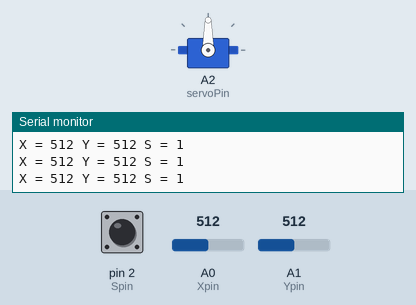
Simulated run of this sketch. Board: Arduino Uno, built with avr-gcc and run on an emulated ATmega328P. Shown: servo, the last lines printed to the serial monitor. Inputs (shaded band) come from the test bench; at power-on: A0 (Xpin) = 512, pin 2 (Spin) HIGH, A1 (Ypin) = 512.

Above: at 1.2 s.
1.3 s: A0 (Xpin) set to 716
At 2.9 s:
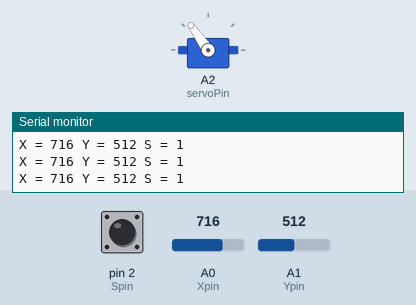
3.2 s: pin 2 (Spin) pulled LOW for 0.3 s
At 3.63 s:
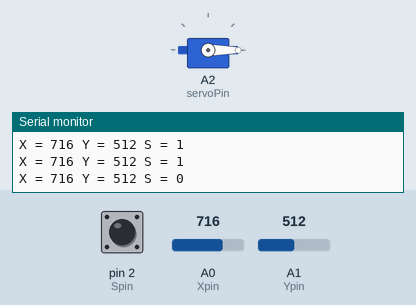
5.2 s: A0 (Xpin) set to 900
At 6.7 s:
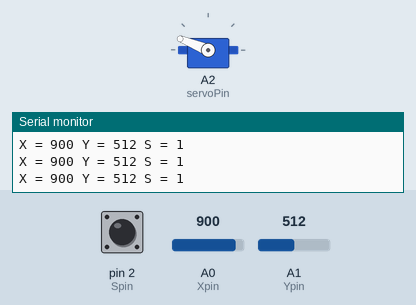
7.0 s: A0 (Xpin) set to 1023
At 7.7 s:
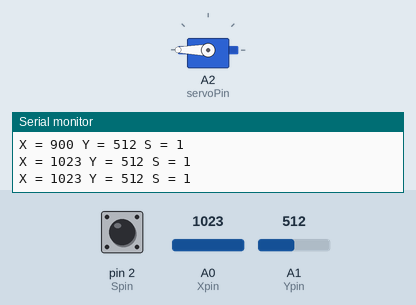
8.7 s: A0 (Xpin) set to 306
At 9.9 s:
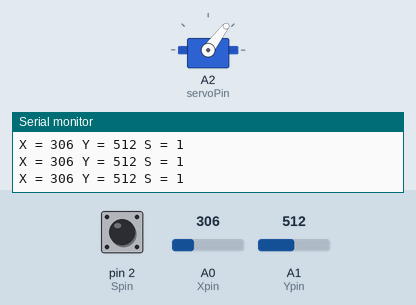
10.5 s: A0 (Xpin) set to 122
At 12.0 s:
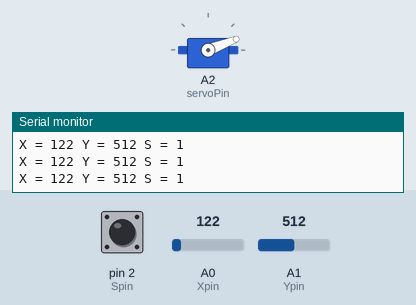
Timing chart, 0 to 13.2 s (numbered marks = the images above; inputs shaded):
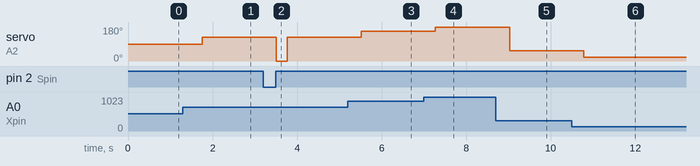

The sketch:

joystick.ino
```cpp
#include<Servo.h>

int Xpin = A0;
int Ypin = A1;
int Spin = 2;
int servoPin = A2;

int Xval;
int Yval;
int Sval;
int angle;
int dt = 250;

Servo myServo;
void setup() {
  // put your setup code here, to run once:

   Serial.begin(9600);
   pinMode(Xpin, INPUT);
   pinMode(Ypin, INPUT);
   pinMode(Spin, INPUT);
   digitalWrite(Spin, HIGH);
   myServo.attach(servoPin);

}

void loop() {
  // put your main code here, to run repeatedly:


   Xval = analogRead(Xpin);
   Yval = analogRead(Ypin);
   Sval = digitalRead(Spin);

   delay(dt);

   Serial.print("X = ");
   Serial.print(Xval);
   Serial.print(" Y = ");
   Serial.print(Yval);
   Serial.print(" S = ");
   Serial.println(Sval);


   angle = (180.0/1023.0) * Xval;
    if(Sval == 0){
    angle = 0;
   }
   myServo.write(angle);
}
```

Measured:
- after the input at 1.3 s, servo on A2 (servoPin): 90° → 125° after 0.46 s
- after the input at 3.2 s, servo on A2 (servoPin): 125° → 0° after 0.31 s, → 125° 0.25 s later
- after the input at 5.2 s, servo on A2 (servoPin): 125° → 158° after 0.32 s
- after the input at 7.0 s, servo on A2 (servoPin): 158° → 180° after 0.27 s
- after the input at 8.7 s, servo on A2 (servoPin): 180° → 53° after 0.33 s
- after the input at 10.5 s, servo on A2 (servoPin): 53° → 21° after 0.29 s
